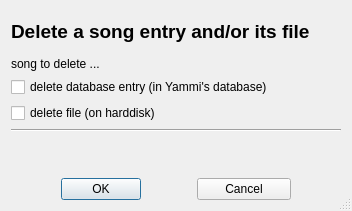
<?xml version="1.0" encoding="UTF-8"?>
<ui version="4.0">
 <class>DeleteDialog</class>
 <widget class="QDialog" name="DeleteDialog">
  <property name="geometry">
   <rect>
    <x>0</x>
    <y>0</y>
    <width>352</width>
    <height>211</height>
   </rect>
  </property>
  <property name="sizePolicy">
   <sizepolicy hsizetype="Expanding" vsizetype="Expanding">
    <horstretch>0</horstretch>
    <verstretch>0</verstretch>
   </sizepolicy>
  </property>
  <property name="windowTitle">
   <string>DeleteDialog</string>
  </property>
  <property name="sizeGripEnabled">
   <bool>true</bool>
  </property>
  <layout class="QGridLayout">
   <property name="margin">
    <number>11</number>
   </property>
   <property name="spacing">
    <number>6</number>
   </property>
   <item row="2" column="0" colspan="6">
    <widget class="QCheckBox" name="CheckBoxDeleteDbEntry">
     <property name="sizePolicy">
      <sizepolicy hsizetype="Expanding" vsizetype="Fixed">
       <horstretch>0</horstretch>
       <verstretch>0</verstretch>
      </sizepolicy>
     </property>
     <property name="toolTip">
      <string>deletes the database entry in Yammi's database (does not affect the file)</string>
     </property>
     <property name="text">
      <string>delete database entry (in Yammi's database)</string>
     </property>
    </widget>
   </item>
   <item row="0" column="0" colspan="6">
    <widget class="QLabel" name="TextLabel1">
     <property name="sizePolicy">
      <sizepolicy hsizetype="Expanding" vsizetype="MinimumExpanding">
       <horstretch>0</horstretch>
       <verstretch>0</verstretch>
      </sizepolicy>
     </property>
     <property name="font">
      <font>
       <pointsize>14</pointsize>
       <weight>75</weight>
       <bold>true</bold>
      </font>
     </property>
     <property name="text">
      <string>Delete a song entry and/or its file</string>
     </property>
     <property name="wordWrap">
      <bool>false</bool>
     </property>
    </widget>
   </item>
   <item row="4" column="0" colspan="6">
    <widget class="Line" name="Line1">
     <property name="frameShape">
      <enum>QFrame::HLine</enum>
     </property>
     <property name="frameShadow">
      <enum>QFrame::Sunken</enum>
     </property>
    </widget>
   </item>
   <item row="3" column="0" colspan="6">
    <widget class="QCheckBox" name="CheckBoxDeleteFile">
     <property name="sizePolicy">
      <sizepolicy hsizetype="Expanding" vsizetype="Fixed">
       <horstretch>0</horstretch>
       <verstretch>0</verstretch>
      </sizepolicy>
     </property>
     <property name="toolTip">
      <string>deletes the file on harddisk (if you keep the database entry, this song needs to be loaded for playing)</string>
     </property>
     <property name="text">
      <string>delete file (on harddisk)</string>
     </property>
    </widget>
   </item>
   <item row="1" column="0" colspan="6">
    <widget class="QLabel" name="LabelSongname">
     <property name="sizePolicy">
      <sizepolicy hsizetype="Expanding" vsizetype="Fixed">
       <horstretch>0</horstretch>
       <verstretch>0</verstretch>
      </sizepolicy>
     </property>
     <property name="text">
      <string>song to delete ...</string>
     </property>
     <property name="wordWrap">
      <bool>false</bool>
     </property>
    </widget>
   </item>
   <item row="8" column="1">
    <widget class="QPushButton" name="PushButtonOK">
     <property name="sizePolicy">
      <sizepolicy hsizetype="Preferred" vsizetype="Fixed">
       <horstretch>0</horstretch>
       <verstretch>0</verstretch>
      </sizepolicy>
     </property>
     <property name="text">
      <string>OK</string>
     </property>
    </widget>
   </item>
   <item row="7" column="2">
    <spacer name="Spacer4">
     <property name="orientation">
      <enum>Qt::Vertical</enum>
     </property>
     <property name="sizeType">
      <enum>QSizePolicy::Expanding</enum>
     </property>
     <property name="sizeHint" stdset="0">
      <size>
       <width>0</width>
       <height>23</height>
      </size>
     </property>
    </spacer>
   </item>
   <item row="8" column="3" colspan="2">
    <widget class="QPushButton" name="PushButtonCancel">
     <property name="sizePolicy">
      <sizepolicy hsizetype="Preferred" vsizetype="Fixed">
       <horstretch>0</horstretch>
       <verstretch>0</verstretch>
      </sizepolicy>
     </property>
     <property name="text">
      <string>Cancel</string>
     </property>
    </widget>
   </item>
   <item row="8" column="2">
    <spacer name="Spacer2">
     <property name="orientation">
      <enum>Qt::Horizontal</enum>
     </property>
     <property name="sizeType">
      <enum>QSizePolicy::Preferred</enum>
     </property>
     <property name="sizeHint" stdset="0">
      <size>
       <width>40</width>
       <height>20</height>
      </size>
     </property>
    </spacer>
   </item>
   <item row="8" column="0">
    <spacer name="Spacer1">
     <property name="orientation">
      <enum>Qt::Horizontal</enum>
     </property>
     <property name="sizeType">
      <enum>QSizePolicy::Preferred</enum>
     </property>
     <property name="sizeHint" stdset="0">
      <size>
       <width>40</width>
       <height>16</height>
      </size>
     </property>
    </spacer>
   </item>
   <item row="8" column="5">
    <spacer name="Spacer3">
     <property name="orientation">
      <enum>Qt::Horizontal</enum>
     </property>
     <property name="sizeType">
      <enum>QSizePolicy::Preferred</enum>
     </property>
     <property name="sizeHint" stdset="0">
      <size>
       <width>40</width>
       <height>20</height>
      </size>
     </property>
    </spacer>
   </item>
  </layout>
 </widget>
 <layoutdefault spacing="6" margin="11"/>
 <pixmapfunction>qPixmapFromMimeSource</pixmapfunction>
 <tabstops>
  <tabstop>CheckBoxDeleteDbEntry</tabstop>
  <tabstop>CheckBoxDeleteFile</tabstop>
  <tabstop>PushButtonOK</tabstop>
  <tabstop>PushButtonCancel</tabstop>
 </tabstops>
 <resources/>
 <connections>
  <connection>
   <sender>PushButtonOK</sender>
   <signal>clicked()</signal>
   <receiver>DeleteDialog</receiver>
   <slot>accept()</slot>
   <hints>
    <hint type="sourcelabel">
     <x>20</x>
     <y>20</y>
    </hint>
    <hint type="destinationlabel">
     <x>20</x>
     <y>20</y>
    </hint>
   </hints>
  </connection>
  <connection>
   <sender>PushButtonCancel</sender>
   <signal>clicked()</signal>
   <receiver>DeleteDialog</receiver>
   <slot>reject()</slot>
   <hints>
    <hint type="sourcelabel">
     <x>20</x>
     <y>20</y>
    </hint>
    <hint type="destinationlabel">
     <x>20</x>
     <y>20</y>
    </hint>
   </hints>
  </connection>
 </connections>
</ui>
